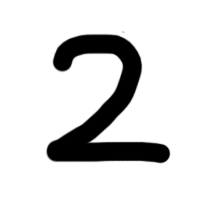
#> input picture digit2.png, 200 x 200 px, found by its file name
$ jupyter execute --allow-errors NeuralNetwork_MNIST.ipynb
#> lines starting #> are read from the running program, lines starting #| are printed output that depends on the picture
# Neural Network
scikit-learn の neural_network MLPClassifier による手書き文字の認識

### 利用するライブラリ
* numpy：数値計算
* pandas：統計解析
* matplotlib.pyplot：グラフ表示
* seaborn：グラフ表示

* scikit-learn：機械学習ライブラリー
  * sklearn.neural_network import MLPClassifier：判別アルゴリズム ニューラルネットワーク
  * sklearn.model_selection import train_test_split：学習用データとテストデータの分離
  * sklearn.metrics import accuracy_score, confusion_matrix, classification_report：モデルの評価を行うモジュール
  * sklearn.datasets import fetch_openml：機械学習サンプルデータ読み込み

* pillow（PIL）：画像処理
* requests, io：画像データの読み込み

### 利用するデータ
* digits（scikit-learn の datasets に含まれます）
  * MNIST（http://yann.lecun.com/exdb/mnist/ ）のスモール版
  * データは 0～9の 数字がそれぞれ180個前後、計1797個
  * 個々の画像は、サイズ 8×8、明暗 0〜16 のデータ
* 判別確認用のサンプル画像
  * https://github.com/koichi-inoue/DataScience/blob/main/digit2.png
  * https://github.com/koichi-inoue/DataScience/blob/main/digit7.png

## ライブラリとデータの読み込み

[cell 1]
# 標準的なライブラリ
import numpy as np
import pandas as pd
import matplotlib.pyplot as plt
import seaborn as sns

# 機械学習 scikit-learn
from sklearn.neural_network import MLPClassifier
from sklearn.model_selection import train_test_split
from sklearn.metrics import accuracy_score, confusion_matrix, classification_report
from sklearn.datasets import fetch_openml

# 画像の読み込みと表示確認に利用するライブラリ
import requests
import io
from PIL import Image

# MNISTデータセットの読み込み
#> (the rest of this cell did not finish here and is left out)

##データの確認
MNIST（エムニスト）データ：手書き文字認識用のデータ
28px x 28px の画像 70,000枚

#> (a cell that did not finish here is left out)

[cell 3]
# 先頭81個の画像データを9x9に並べて表示
fig, axes = plt.subplots(9, 9, figsize=(8, 8))

#> (the rest of this cell did not finish here and is left out)

## データを訓練用とテスト用に分割

#> (a cell that did not finish here is left out)

## 学習
### MLPClassifier を使用
hidden_layer_sizes：層の数と、ニューロンの数を設定
activation：活性化関数を選択（デフォルト 'relu'）
solver：最適化手法を選択（デフォルト 'adam'）
max_iter：学習の反復の最大回数を設定（デフォルト 200）
tol：学習の収束値を設定（デフォルト：0.0001）
warm_start：学習済みの重みを使うか設定（デフォルト FALSE）
verbose：学習の進捗状況の表示の有無（デフォルト：FALSE）

[cell 5]
# ニューラルネットワークのモデルを作成して訓練
model = MLPClassifier(hidden_layer_sizes=(100,), activation='relu', solver='adam', max_iter=50, tol=0.001, warm_start=True, verbose=True)
#> (the rest of this cell did not finish here and is left out)

## テスト用のデータでモデルの評価

#> (a cell that did not finish here is left out)

## 混同行列で状況を確認
テストデータにおける予測状況を 混同行列（Confusion Matrix）で確認します。
混同行列「正解クラス」を縦軸、「予測クラス」を横軸として出力されています。
対角線上のセルは、正しく分類された観測値に対応します。
対角線外のセルは、誤分類された観測値に対応します。

#> (a cell that did not finish here is left out)

#> (a cell that did not finish here is left out)

対角線部分を除く、色の濃い部分が「予測が間違ったケース」です。

## 自作画像で検証

[cell 9]
# サンプル画像の読み込み
url = requests.get('https://raw.githubusercontent.com/koichi-inoue/DataScience/main/digit2.png')

# 画像を読み込んで 8bit(256階調) gray に変換
my_image = Image.open(io.BytesIO(url.content)).convert('L')
plt.imshow(my_image, cmap=plt.cm.gray)
plt.show()

[cell 10]
# ここで利用している MNISTの画像 28×28に合わせてリサイズ
my_image = my_image.resize((28, 28), Image.LANCZOS)
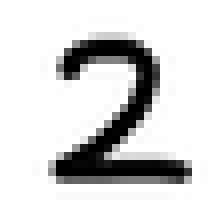
#> my_image: PIL image 28x28 L (shown 8 times larger); min 0, max 255, mean 216.3
# ndarray型に変換
my_image_array = np.array( my_image, dtype=float )
# レベルを 0-16にするとともに階調を反転
my_image_array = 16 - np.floor(17 * my_image_array / 256)
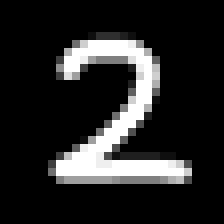
#> my_image_array: shape (28, 28) float64 (shown 8 times larger); min 0, max 16, mean 2.42; drawn with min black and max white

# 画像出力（digits形式に変換後）
plt.imshow(my_image_array, cmap=plt.cm.gray, interpolation='none')
plt.show()

$ run again, with digit7.png copied over digit2.png
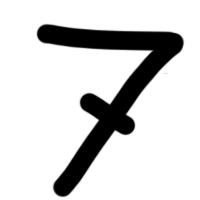
#> input picture digit7.png, 200 x 200 px, found by its file name
#> `my_image = my_image.resize((28, 28), Image.LANCZOS)`:
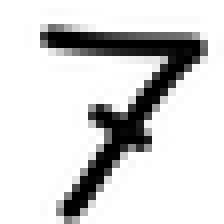
#> my_image: PIL image 28x28 L (shown 8 times larger); min 0, max 255, mean 211.6
#> `my_image_array = 16 - np.floor(17 * my_image_array / 256)`:
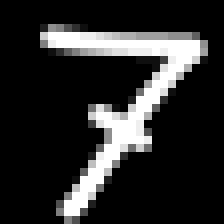
#> my_image_array: shape (28, 28) float64 (shown 8 times larger); min 0, max 16, mean 2.72; drawn with min black and max white

$ run again, with circle.png copied over digit2.png
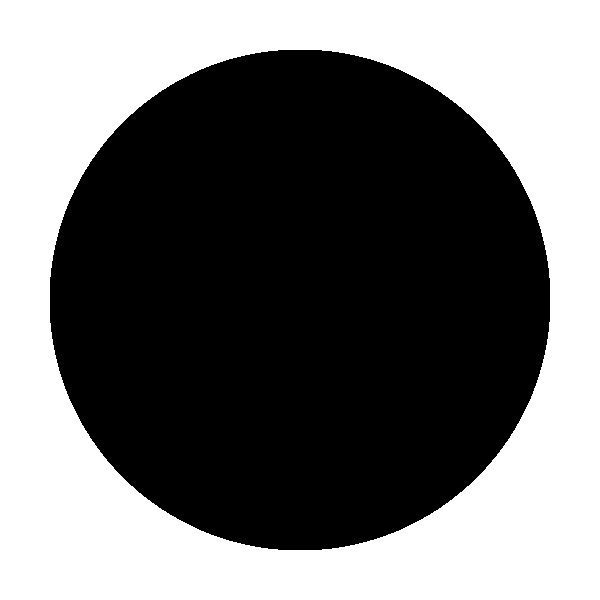
#> input picture circle.png, 600 x 600 px, found by its file name
#> `my_image = my_image.resize((28, 28), Image.LANCZOS)`:
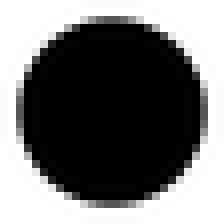
#> my_image: PIL image 28x28 L (shown 8 times larger); min 0, max 255, mean 115.3
#> `my_image_array = 16 - np.floor(17 * my_image_array / 256)`:
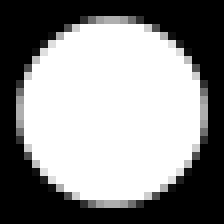
#> my_image_array: shape (28, 28) float64 (shown 8 times larger); min 0, max 16, mean 8.78; drawn with min black and max white
